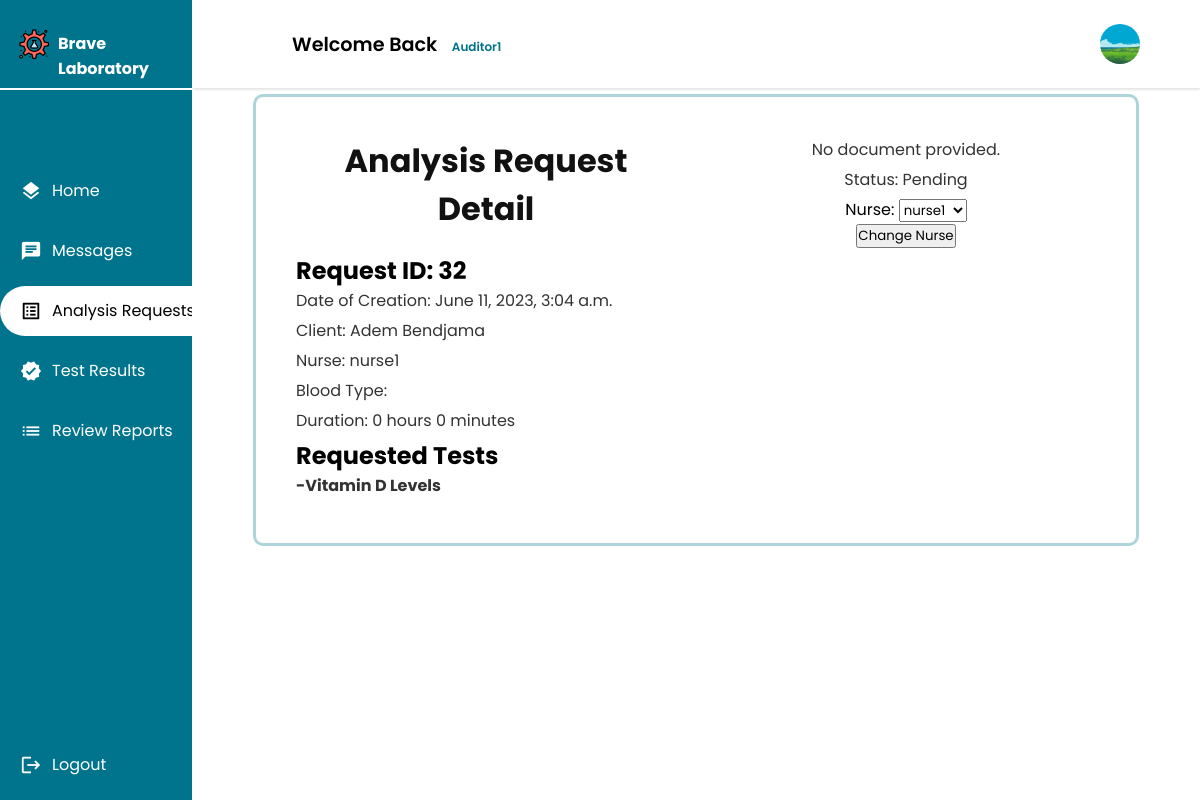
The page /auditor/requests/32/detail/ (signed in) on the database as committed earlier.
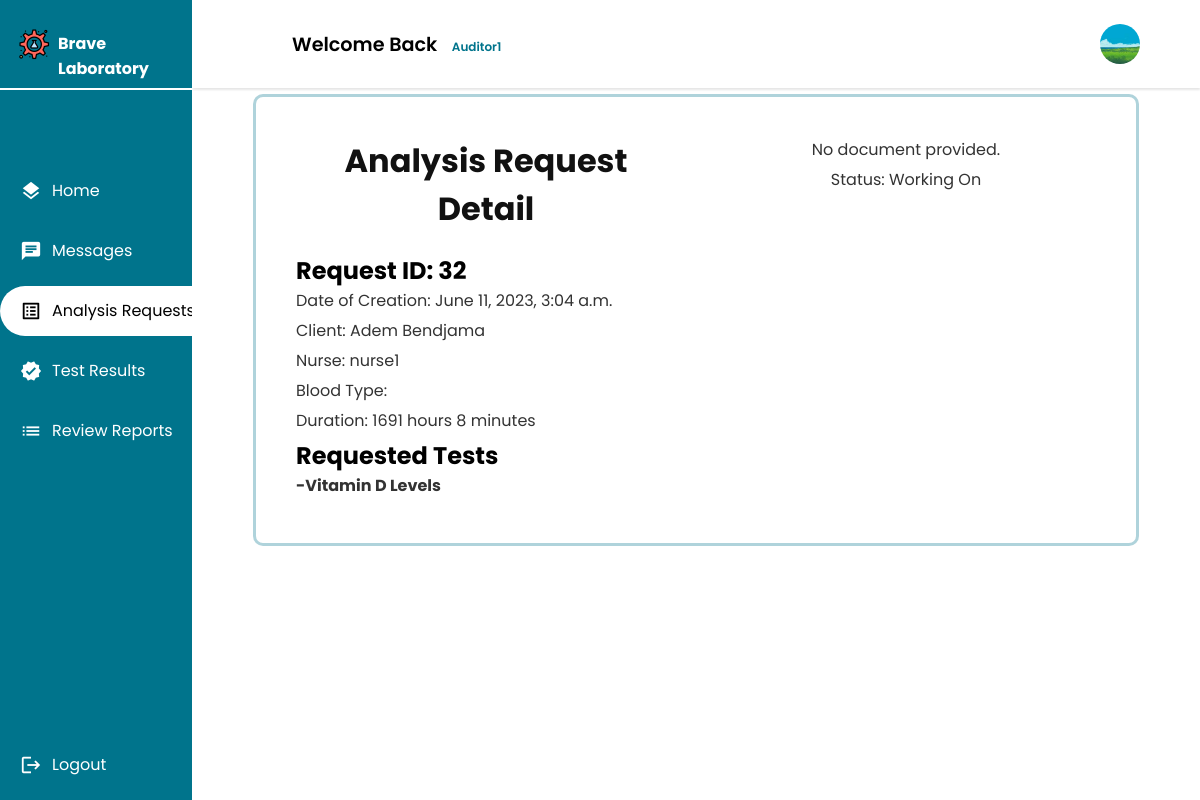
The same page on the database as committed later.
### main_home/models.py (models this page shows, shortened)
class AnalysisRequest(models.Model):
    PENDING = 'pending'
    WORKING_ON = 'working-on'
    FINISHED = 'finished'
    STATUS_CHOICES = [
        (PENDING, 'Pending'),
        (WORKING_ON, 'Working On'),
        (FINISHED, 'Finished'),
    ]
    appointment = models.OneToOneField(Appointment, on_delete=models.CASCADE)
    nurse = models.ForeignKey(Nurse, on_delete=models.CASCADE)
    tests = models.ManyToManyField(Test, blank=True)
    creation_time = models.DateTimeField(auto_now_add=True)
    start_time = models.DateTimeField(null=True, blank=True)
    finish_time = models.DateTimeField(null=True, blank=True)
    accepted = models.BooleanField(default=False)
    finished = models.BooleanField(default=False)
    status =  models.CharField(max_length=45, choices=STATUS_CHOICES, default=PENDING)
    def duration(self):
        if self.start_time:
            if self.finish_time:
                duration = self.finish_time - self.start_time
            else:
                duration = timezone.now() - self.start_time
            hours = duration // timedelta(hours=1)
            minutes = (duration % timedelta(hours=1)) // timedelta(minutes=1)
            return f"{hours} hours {minutes} minutes"
        return "0 hours 0 minutes"
    class Meta:
        db_table = 'analysis_request'

class Appointment(models.Model):
    UPCOMING = 'Upcoming'
    TOMORROW = 'Tommorow'
    TODAY = 'Today'
    OVERDUE = 'Overdue'
    STATUS_CHOICES = [
        (UPCOMING, 'Upcoming'),
        (TOMORROW, 'Tommorow'),
        (TODAY, 'Today'),
        (OVERDUE, 'Overdue'),
    ]
    client = models.ForeignKey(Client, on_delete=models.CASCADE)
    tests_requested = models.ManyToManyField(TestOffered, blank=True)
    date = models.DateField(validators=[validate_date_not_past])
    description = models.CharField(max_length=1000,blank=True)
    document = models.ImageField(null=True,blank=True,upload_to='medical_documents')
    total_price = models.DecimalField(max_digits=10, decimal_places=2)
    payment_status = models.BooleanField(default=False)
    arrived = models.BooleanField(default=False)
    cancelled = models.BooleanField(default=False)
    performed = models.BooleanField(default=False)
    urgent = models.BooleanField(default=False)
    class Meta:
        db_table = 'appointment'

### client/models.py (models this page shows, shortened)
class Client(models.Model):
    GENDERS =[
        ('M','Male'),
        ('F','Female')
    ]
    BLOOD_TYPES = [
        ('A+', 'A+'),
        ('A-', 'A-'),
        ('B+', 'B+'),
        ('B-', 'B-'),
        ('AB+', 'AB+'),
        ('AB-', 'AB-'),
        ('O+', 'O+'),
        ('O-', 'O-')
    ]
    user = models.OneToOneField(User, primary_key = True, on_delete=models.CASCADE)
    phone_number = models.CharField(max_length=10,validators=[phone_regex])
    gender = models.CharField(max_length = 1 ,choices = GENDERS)
    address = models.CharField(max_length=50)
    policy = models.BooleanField(default = False)
    profile_pic = models.ImageField(default="default.png", upload_to="profile_pics")
    date_of_birth = models.DateField(default='2003-03-08')
    tests_made = models.PositiveIntegerField(default=0)
    blood_type = models.CharField(max_length=3, choices=BLOOD_TYPES,null=True,blank=True)
    class Meta():
        db_table = 'auth_client'

### nurse/models.py (models this page shows, shortened)
class Nurse(models.Model):
    GENDERS =[
        ('M','Male'),
        ('F','Female')
    ]
    user = models.OneToOneField(User, primary_key = True, on_delete=models.CASCADE)
    phone_number = models.CharField(max_length=10,validators=[phone_regex])
    gender = models.CharField(max_length = 1 ,choices = GENDERS)
    address = models.CharField(max_length=50)
    profile_pic = models.ImageField(default="default.png", upload_to="profile_pics")
    date_of_birth = models.DateField(default='2003-03-08')
    class Meta():
        db_table = 'auth_nurse'
    def __str__(self):
        return f'{self.user.username}'

### auditor/views.py (the view)
# urls.py: path("requests/<int:analysis_request_id>/detail/",views.request_detail,name="auditor_request_detail"),
@login_required
@permission_required('auditor.view_auditor', raise_exception=True)
def request_detail(request, analysis_request_id):
    analysis_request = get_object_or_404(AnalysisRequest, id=analysis_request_id)
    form = NurseForm()
    context = {
        'analysis_request': analysis_request,
        "form":form,
    }
    return render(request,'auditor/request/request_detail.html', context)

### auditor/forms.py
class NurseForm(forms.Form):
    nurse = forms.ModelChoiceField(queryset=Nurse.objects.all(), empty_label=None)

### main_home/models.py (called while the page is built)
    def __str__(self):
        return self.name

### auditor/templates/auditor/request/request_detail.html (shortened to what this page needs)
{% extends 'auditor/auditor.html' %}
{% load static %}
{% block css_3 %}
<link rel="stylesheet" href="{% static 'css/detail_style.css' %}">
<link rel="stylesheet" href="{% static 'css/button_style.css' %}">
{% endblock css_3 %}
{% block main %}
  <div class="Container">
    <div class="left-section">
    <h1>Analysis Request Detail</h1>
    <h2>Request ID: {{ analysis_request.id }}</h2>
    <p>Date of Creation: {{ analysis_request.creation_time }}</p>
    <p>Client: {{ analysis_request.appointment.client.user.first_name }} {{ analysis_request.appointment.client.user.last_name }}</p>
    <p>Nurse: {{analysis_request.nurse}}</p>
    <p>Blood Type: {{ analysis_request.appointment.client.bloodbank.blood_type }}</p>
    <p>Duration: {{ analysis_request.duration }}</p>
    <h2>Requested Tests</h2>
    <ul class="tests">
      {% for test in analysis_request.appointment.tests_requested.all %}
        <li>
          <strong>-{{ test }}</strong>
        </li>
      {% endfor %}
    </ul>
    </div>
    <div class="right-section">
    {% if analysis_request.appointment.document %}
      <p>Document:</p>
      <a href="{{ analysis_request.appointment.document.url }}" target="_blank"><img src="{{ analysis_request.appointment.document.url }}" width="200" /></a>
    {% else %}
      <p>No document provided.</p>
    {% endif %}
    <p>Status: {{ analysis_request.get_status_display }}</p>
    {% if analysis_request.get_status_display == 'Pending' %}
      <form method="post" action="{% url 'change_nurse' analysis_request.id %}">
        {{ form.as_div }}
        <button type="submit" class="formbold-form-input" name="change">Change Nurse</button>
      </form>
    {% endif %}
    </div>
  </div>
{% endblock %}

Rows that differ between the two databases and show on the page:
changed AnalysisRequest "Adem": duration "0 hours 0 minutes" → "1691 hours 8 minutes"; status "Pending" → "Working On"
Other text that changed with them:
form field nurse: "nurse1" → (not shown)
text no longer shown: "Nurse: Change Nurse"
